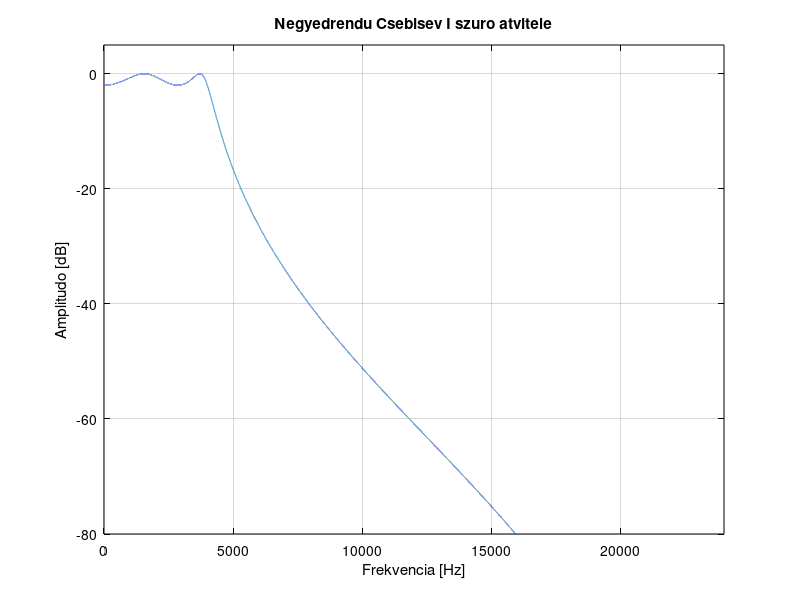
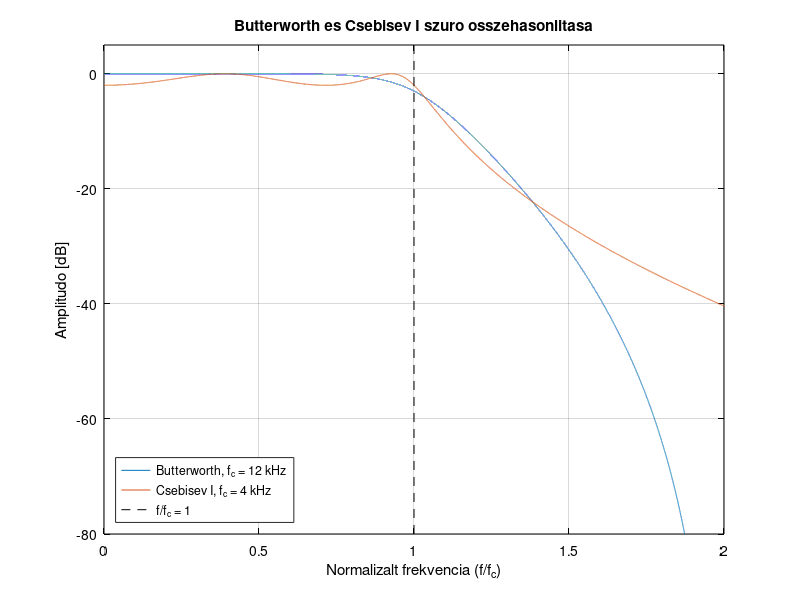

MATLAB code for these plots, in order:
clear;
close all;
clc;

fs = 48000;
N = 4;
fc = 4000;
Rp = 2;

[b, a] = cheby1(N, Rp, fc/(fs/2));

[H, f] = freqz(b, a, 2^16, fs);
figure;
plot(f, 20*log10(abs(H)));
grid on;
xlim([0 fs/2]);
ylim([-80 5]);
xlabel('Frekvencia [Hz]');
ylabel('Amplitudo [dB]');
title('Negyedrendu Csebisev I szuro atvitele', 'Color', 'k');
set(gcf, 'Color', 'w');
set(gca, 'Color', 'w', 'XColor', 'k', 'YColor', 'k');

script_dir = fileparts(mfilename('fullpath'));
picture_dir = fullfile(script_dir, '..', 'Kepek');
saveas(gcf, fullfile(picture_dir, 'Cheby1_atvitel.jpg'));

% Osszehasonlitas a Butterworth szurovel
[bB, aB] = butter(N, 12000/(fs/2));
[HB, fB] = freqz(bB, aB, 2^16, fs);
figure;
plot(fB/12000, 20*log10(abs(HB)));
hold on;
plot(f/fc, 20*log10(abs(H)));
plot([1 1], [-80 5], 'k--');
grid on;
xlim([0 2]);
ylim([-80 5]);
xlabel('Normalizalt frekvencia (f/f_c)');
ylabel('Amplitudo [dB]');
legend('Butterworth, f_c = 12 kHz', 'Csebisev I, f_c = 4 kHz', 'f/f_c = 1', 'Location', 'southwest');
title('Butterworth es Csebisev I szuro osszehasonlitasa', 'Color', 'k');
set(gcf, 'Color', 'w');
set(gca, 'Color', 'w', 'XColor', 'k', 'YColor', 'k');
saveas(gcf, fullfile(picture_dir, 'Butterworth_Cheby1_osszehasonlitas.jpg'));
